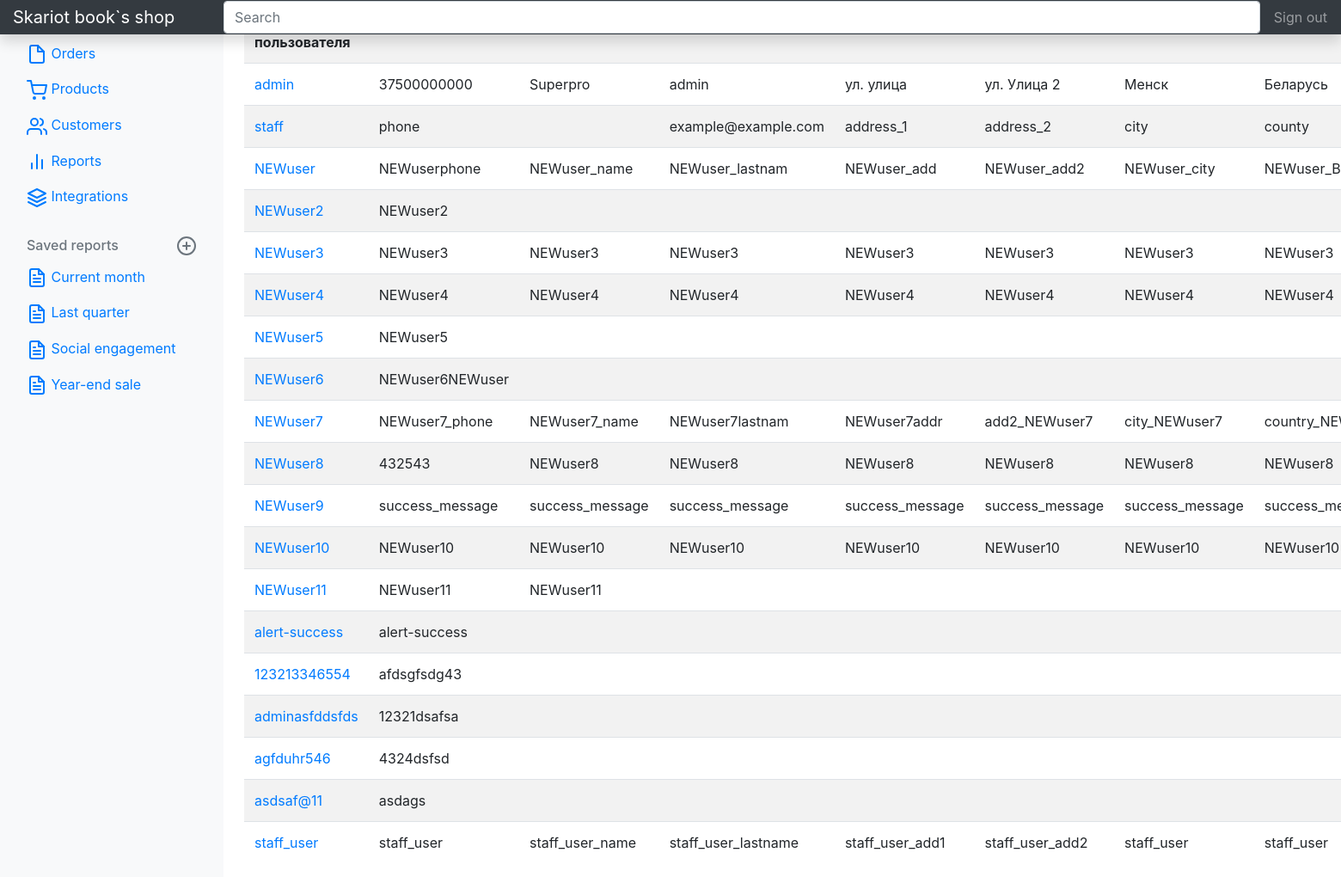
/s-admin/customers (signed in), run on an earlier commit of the app's database.
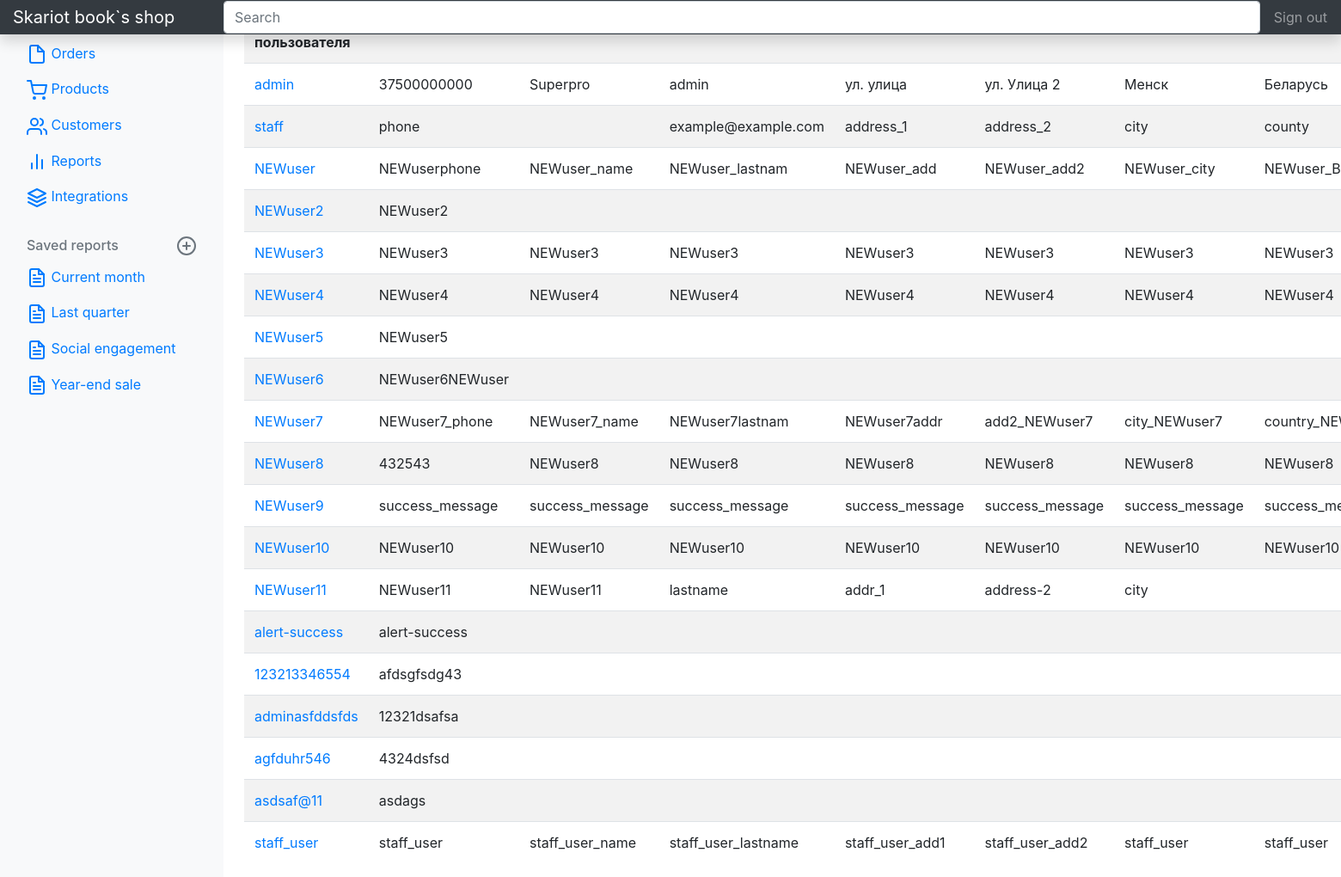
And on a later commit of the database.
### profiles/models.py (models this page shows, shortened)
class Profile(models.Model):
    user=models.OneToOneField(
        User,
        related_name='user',
        on_delete=models.CASCADE,
        null=True,
        blank=True
    )
    username=models.CharField(
        verbose_name="Имя пользователя",
        max_length=100,
        default=''
    )
    phone=models.CharField(
        verbose_name="Телефон",
        max_length=15,
        null=True,
        blank=True,
        default="375290000000"
    )
    first_name = models.CharField(
        verbose_name="Имя",
        max_length=128,
        blank=True)
    last_name = models.CharField(
        verbose_name="Фамилия",
        max_length=128,
        blank=True)
    address_1 = models.CharField(
        verbose_name="Адресс 1",
        max_length=128,
        blank=True)
    address_2 = models.CharField(
        verbose_name="Адресс 2",
        max_length=128,
        blank=True)
    city = models.CharField(
        verbose_name="Город",
        max_length=64,
        default="Минск",
        blank=True
        )
    county = models.CharField(
        verbose_name="Страна",
        max_length=64,
        default="Беларусь",
        blank=True
        )
    zip_code = models.CharField(
        verbose_name="Почтовый индекс",
        max_length=5,
        default="23555",
        blank=True
        )

### s_admin/views.py (the view)
# urls.py: path('customers', views.CustomersList.as_view(),name='customers'),
class CustomersList(ProfilesList):
    template_name='s_admin/customers/list.html'

### profiles/views.py (called while the page is built)
    def get_context_data(self, **kwargs):
        c= super().get_context_data(**kwargs)
        try:
            user=self.request.user
            prof_user=Profile.objects.get(username=user)
            print(user)
            print('prof_user.pk',prof_user.pk)
            c['prof_user']=prof_user.pk
        except Profile.DoesNotExist:
            prof_user=None
        return c

### s_admin/templates/s_admin/customers/list.html (shortened to what this page needs)
{% extends "sadmin.html" %}
{% load crispy_forms_tags %}
    {% block main %}
        <table class="table table-striped" width="100%" >
                <tr>
                    <th>Имя пользователя</th><th>Phone</th><th>first_name</th><th>last_name</th><th>address_1</th>
                    <th>address_2</th><th>city</th><th>county</th><th>zip_code</th><th>#</th>
                </tr>
            {% for profile in object_list %}
                <tr>
                    <td><a href="{% url 's-admin:detail' profile.pk %}">{{profile.user}}</a></td>
                    <td>{{profile.phone}}</td>
                    <td>{{profile.first_name}}</td>
                    <td>{{profile.last_name}}</td>
                    <td>{{profile.address_1}}</td>
                    <td>{{profile.address_2}}</td>
                    <td>{{profile.city}}</td>
                    <td>{{profile.county}}</td>
                </tr>
        {% endfor %}
        </table>
{% endblock main %}

What changed in the data, as far as the page shows it:
changed Profile "NEWuser11": last_name (not shown) → "lastname"; address_1 (not shown) → "addr_1"; address_2 (not shown) → "address-2"; city (not shown) → "city"
